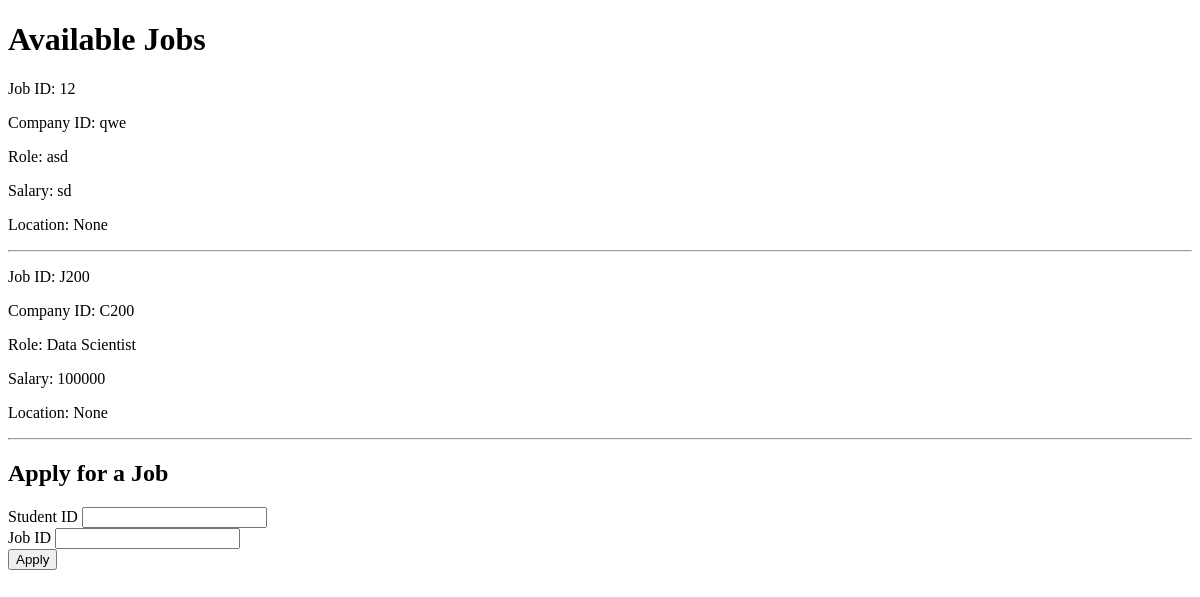
Page /job/apply on the earlier database version.
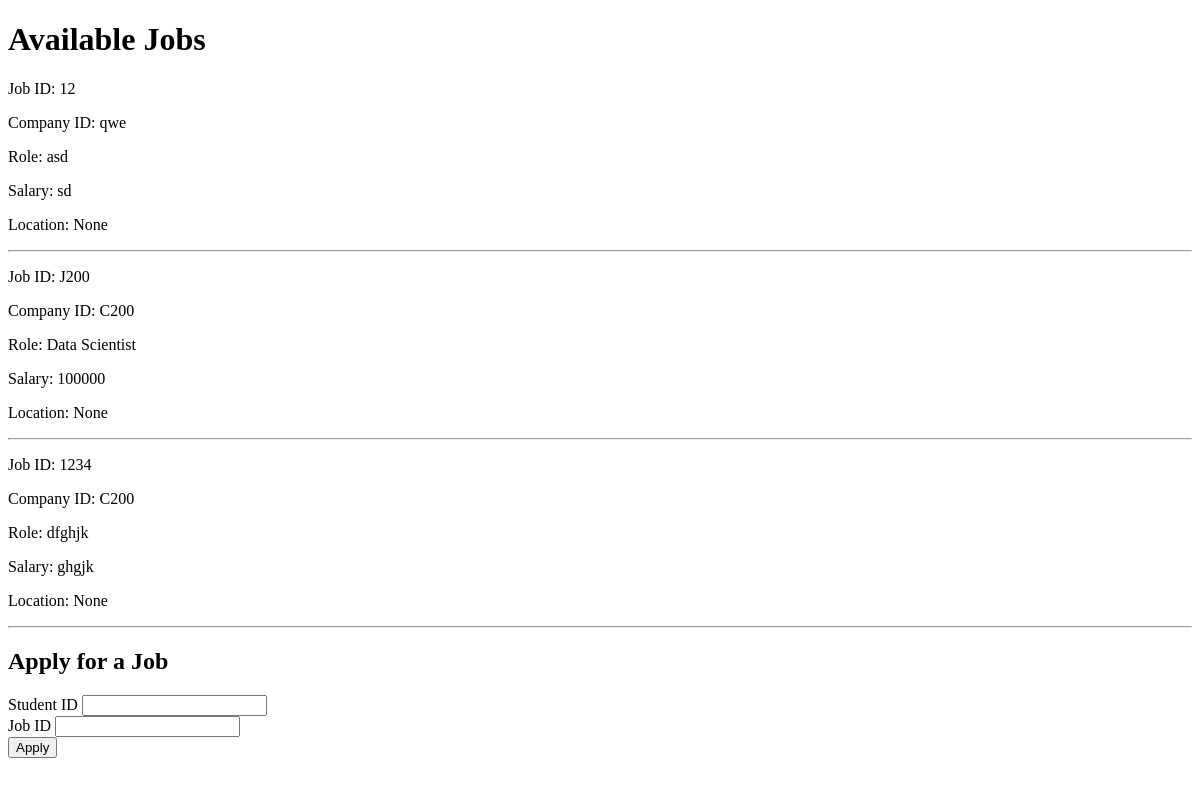
Same page on the later database version.
### tables this page shows
CREATE TABLE jobs(
                   job_id text PRIMARY KEY,
                   company_id text,
                   job_role text,
                   salary text,
                   loaction text);

### app.py (the view, shortened to what this page needs)
@app.route("/job/apply", methods=["GET","POST"])
def job_apply():
    conn = sqlite3.connect(r"C:\Users\binnu\OneDrive\Desktop\iit_project\placement.db")
    cursor = conn.cursor()
    cursor.execute("SELECT * FROM jobs")
    jobs = cursor.fetchall()
    conn.close()
    return render_template("jobapply.html", jobs=jobs)

### templates/jobapply.html (shortened to what this page needs)
<!DOCTYPE html>
<html>
<head>
</head>
<body>
<h1>Available Jobs</h1>
{% for job in jobs %}
    <p>Job ID: {{ job[0] }}</p>
    <p>Company ID: {{ job[1] }}</p>
    <p>Role: {{ job[2] }}</p>
    <p>Salary: {{ job[3] }}</p>
    <p>Location: {{ job[4] }}</p>
    <hr>
{% endfor %}
<h2>Apply for a Job</h2>
<form method="POST">
    <label>Student ID</label>
    <input name="student_id"><br>
    <label>Job ID</label>
    <input name="job_id"><br>
    <button type="submit">Apply</button>
</form>
</body>
</html>

Differences in the rows shown:
added jobs: job_id "1234", company "C200", job_role "dfghjk", salary "ghgjk", job "None"
